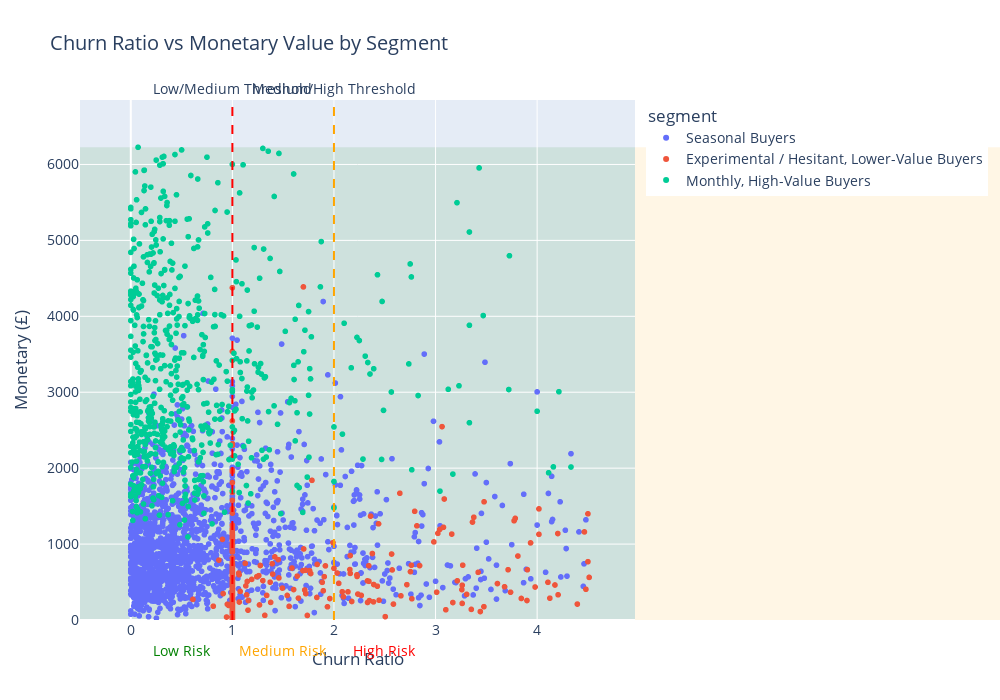

This figure's notebook cell:
### Code cell
## Create visualization of churn ratio x monetary
import plotly.express as px
import plotly.graph_objects as go

# Filter extreme outliers for better visualization
churn_q95 = customer_df['churn_ratio'].quantile(0.95)
monetary_q95 = customer_df['monetary'].quantile(0.95)

customer_df_viz = customer_df[
    (customer_df['churn_ratio'] <= churn_q95) & 
    (customer_df['monetary'] <= monetary_q95)
].copy()

# Create the scatter plot
fig = px.scatter(
    customer_df_viz,
    x='churn_ratio',
    y='monetary',
    color='segment',
    hover_data=["customer_id", "churn_label"],
    title='Churn Ratio vs Monetary Value by Segment'
)

# Add vertical lines for churn ratio thresholds
fig.add_vline(
    x=1,
    line_dash="dash",
    line_color="red",
    line_width=2,
    annotation_text="Low/Medium Threshold",
    annotation_position="top"
)

fig.add_vline(
    x=2,
    line_dash="dash",
    line_color="orange",
    line_width=2,
    annotation_text="Medium/High Threshold",
    annotation_position="top"
)

# Add background regions for risk zones
y_min = customer_df_viz['monetary'].min()
y_max = customer_df_viz['monetary'].max()

fig.add_hrect(
    y0=y_min,
    y1=y_max,
    x0=0,
    x1=1,
    fillcolor="green",
    opacity=0.1,
    layer="below",
    line_width=0
)

fig.add_hrect(
    y0=y_min,
    y1=y_max,
    x0=1,
    x1=2,
    fillcolor="orange",
    opacity=0.1,
    layer="below",
    line_width=0
)

fig.add_hrect(
    y0=y_min,
    y1=y_max,
    x0=2,
    x1=customer_df_viz['churn_ratio'].max(),
    fillcolor="red",
    opacity=0.1,
    layer="below",
    line_width=0
)

# Add text labels for risk regions below the x-axis
fig.add_annotation(
    x=0.5,
    y=-0.08,
    xref="x",
    yref="paper",
    text="Low Risk",
    showarrow=False,
    font=dict(size=14, color="green")
)

fig.add_annotation(
    x=1.5,
    y=-0.08,
    xref="x",
    yref="paper",
    text="Medium Risk",
    showarrow=False,
    font=dict(size=14, color="orange")
)

fig.add_annotation(
    x=2.5,
    y=-0.08,
    xref="x",
    yref="paper",
    text="High Risk",
    showarrow=False,
    font=dict(size=14, color="red")
)

# Update layout with focused ranges
fig.update_layout(
    width=1000,
    height=700,
    xaxis_title='Churn Ratio',
    yaxis_title='Monetary (£)',
    font=dict(size=14),
    margin=dict(b=80),
    # Set ranges to focus on the relevant area
    xaxis=dict(
        range=[-0.5, min(5, customer_df_viz['churn_ratio'].max() * 1.1)]  # Add padding
    ),
    yaxis=dict(
        range=[0, customer_df_viz['monetary'].max() * 1.1]  # Add padding
    )
)

fig.show()

### Figure 1 — Plotly figure (JSON) as saved in the notebook; plotly's stock layout.template omitted (floating-point values rounded to 4 significant figures; data arrays with more than 128 entries replaced by an {"elided": "..."} marker saying what was removed)
{"data": [{"customdata": {"elided": "2388x2 mixed values"}, "hovertemplate": "segment=Seasonal Buyers<br>churn_ratio=%{x}<br>monetary=%{y}<br>customer_id=%{customdata[0]}<br>churn_label=%{customdata[1]}<extra></extra>", "legendgroup": "Seasonal Buyers", "marker": {"color": "#636efa", "symbol": "circle"}, "mode": "markers", "name": "Seasonal Buyers", "showlegend": true, "type": "scattergl", "x": {"elided": "2388 float values"}, "xaxis": "x", "y": {"elided": "2388 float values"}, "yaxis": "y"}, {"customdata": {"elided": "868x2 mixed values"}, "hovertemplate": "segment=Experimental / Hesitant, Lower-Value Buyers<br>churn_ratio=%{x}<br>monetary=%{y}<br>customer_id=%{customdata[0]}<br>churn_label=%{customdata[1]}<extra></extra>", "legendgroup": "Experimental / Hesitant, Lower-Value Buyers", "marker": {"color": "#EF553B", "symbol": "circle"}, "mode": "markers", "name": "Experimental / Hesitant, Lower-Value Buyers", "showlegend": true, "type": "scattergl", "x": {"elided": "868 float values"}, "xaxis": "x", "y": {"elided": "868 float values"}, "yaxis": "y"}, {"customdata": {"elided": "636x2 mixed values"}, "hovertemplate": "segment=Monthly, High-Value Buyers<br>churn_ratio=%{x}<br>monetary=%{y}<br>customer_id=%{customdata[0]}<br>churn_label=%{customdata[1]}<extra></extra>", "legendgroup": "Monthly, High-Value Buyers", "marker": {"color": "#00cc96", "symbol": "circle"}, "mode": "markers", "name": "Monthly, High-Value Buyers", "showlegend": true, "type": "scattergl", "x": {"elided": "636 float values"}, "xaxis": "x", "y": {"elided": "636 float values"}, "yaxis": "y"}], "layout": {"annotations": [{"showarrow": false, "text": "Low/Medium Threshold", "x": 1, "xanchor": "center", "xref": "x", "y": 1, "yanchor": "bottom", "yref": "y domain"}, {"showarrow": false, "text": "Medium/High Threshold", "x": 2, "xanchor": "center", "xref": "x", "y": 1, "yanchor": "bottom", "yref": "y domain"}, {"font": {"color": "green", "size": 14}, "showarrow": false, "text": "Low Risk", "x": 0.5, "xref": "x", "y": -0.08, "yref": "paper"}, {"font": {"color": "orange", "size": 14}, "showarrow": false, "text": "Medium Risk", "x": 1.5, "xref": "x", "y": -0.08, "yref": "paper"}, {"font": {"color": "red", "size": 14}, "showarrow": false, "text": "High Risk", "x": 2.5, "xref": "x", "y": -0.08, "yref": "paper"}], "font": {"size": 14}, "height": 700, "legend": {"title": {"text": "segment"}, "tracegroupgap": 0}, "margin": {"b": 80}, "shapes": [{"line": {"color": "red", "dash": "dash", "width": 2}, "type": "line", "x0": 1, "x1": 1, "xref": "x", "y0": 0, "y1": 1, "yref": "y domain"}, {"line": {"color": "orange", "dash": "dash", "width": 2}, "type": "line", "x0": 2, "x1": 2, "xref": "x", "y0": 0, "y1": 1, "yref": "y domain"}, {"fillcolor": "green", "layer": "below", "line": {"width": 0}, "opacity": 0.1, "type": "rect", "x0": 0, "x1": 1, "xref": "x domain", "y0": 0, "y1": 6226.0, "yref": "y"}, {"fillcolor": "orange", "layer": "below", "line": {"width": 0}, "opacity": 0.1, "type": "rect", "x0": 1, "x1": 2, "xref": "x domain", "y0": 0, "y1": 6226.0, "yref": "y"}, {"fillcolor": "red", "layer": "below", "line": {"width": 0}, "opacity": 0.1, "type": "rect", "x0": 2, "x1": 4.512, "xref": "x domain", "y0": 0, "y1": 6226.0, "yref": "y"}], "title": {"text": "Churn Ratio vs Monetary Value by Segment"}, "width": 1000, "xaxis": {"anchor": "y", "domain": [0, 1], "range": [-0.5, 4.963], "title": {"text": "Churn Ratio"}}, "yaxis": {"anchor": "x", "domain": [0, 1], "range": [0, 6849.0], "title": {"text": "Monetary (£)"}}}}
